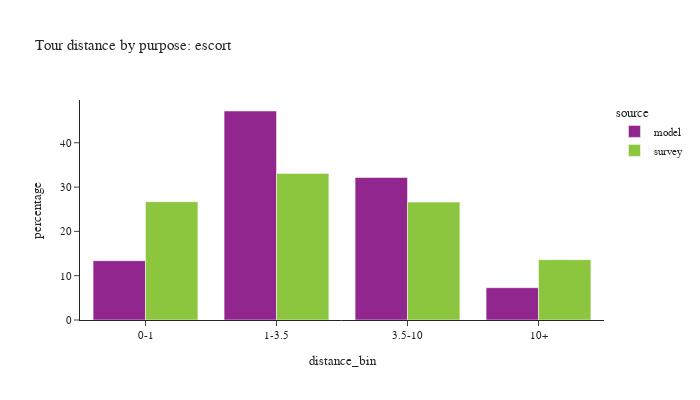

Write notebook code for a chart like this one.
### Code cell
plot_bins(tour, tour['pdpurp'] == 3, 'escort')

### Figure 1 — Plotly figure (JSON) as saved in the notebook; plotly's stock layout.template omitted (floating-point values rounded to 4 significant figures)
{"data": [{"alignmentgroup": "True", "customdata": [[84874], [299207], [204000], [46222]], "hovertemplate": "source=model<br>distance_bin=%{x}<br>percentage=%{y}<br>sample count=%{customdata[0]}<extra></extra>", "legendgroup": "model", "marker": {"color": "#91268F", "pattern": {"shape": ""}}, "name": "model", "offsetgroup": "model", "orientation": "v", "showlegend": true, "textposition": "auto", "type": "bar", "x": ["0-1", "1-3.5", "3.5-10", "10+"], "xaxis": "x", "y": [13.38, 47.17, 32.16, 7.287], "yaxis": "y"}, {"alignmentgroup": "True", "customdata": [[200], [314], [179], [81]], "hovertemplate": "source=survey<br>distance_bin=%{x}<br>percentage=%{y}<br>sample count=%{customdata[0]}<extra></extra>", "legendgroup": "survey", "marker": {"color": "#8CC63E", "pattern": {"shape": ""}}, "name": "survey", "offsetgroup": "survey", "orientation": "v", "showlegend": true, "textposition": "auto", "type": "bar", "x": ["0-1", "1-3.5", "3.5-10", "10+"], "xaxis": "x", "y": [26.69, 33.08, 26.61, 13.62], "yaxis": "y"}], "layout": {"barmode": "group", "font": {"size": 11}, "height": 400, "legend": {"title": {"text": "source"}, "tracegroupgap": 0}, "title": {"text": "Tour distance by purpose: escort"}, "width": 700, "xaxis": {"anchor": "y", "domain": [0.0, 1.0], "title": {"text": "distance_bin"}}, "yaxis": {"anchor": "x", "domain": [0.0, 1.0], "title": {"text": "percentage"}}}}
